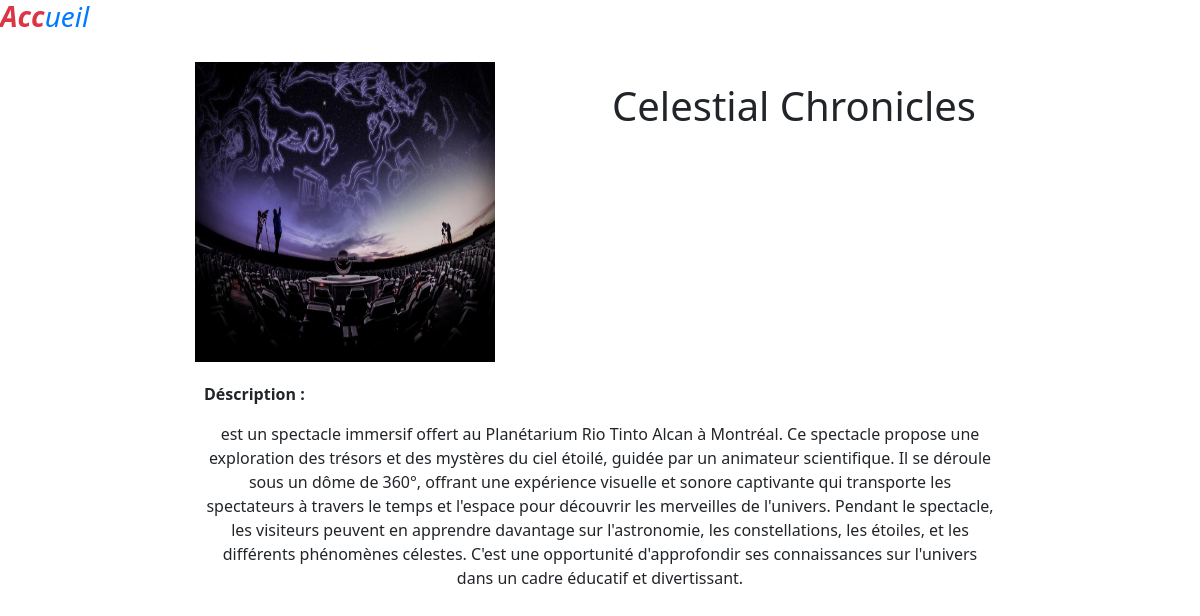
/Espace_membre/controleur/Description_night.php?id=1, run on the app's committed database.
### tables this page shows
CREATE TABLE IF NOT EXISTS `night_act` (
  `id` int NOT NULL AUTO_INCREMENT,
  `titre` varchar(255) NOT NULL,
  `texte` varchar(1200) NOT NULL,
  `image` varchar(255) NOT NULL,
  PRIMARY KEY (`id`)
);

### Espace_membre/controleur/Description_night.php (the view, shortened to what this page needs)
<?php
 include('../../autre/bdd.php');
$id = $_GET["id"];
?>
<!DOCTYPE html>
<html lang="en">
<head>
  <link href="https://cdn.jsdelivr.net/npm/bootstrap@5.2.3/dist/css/bootstrap.min.css" rel="stylesheet">
  <link rel="stylesheet" href="https://cdnjs.cloudflare.com/ajax/libs/font-awesome/6.4.0/css/all.min.css" />
</head>
<body>
<h3 class="masthead-brand"><a href="../../Espace_membre/controleur/accueil_c.php" style="color:#fff;"> <i style="color:#dc3545; font-weight:bold;"> Acc</i><i style="color:#007bff; font-dark:bold;">ueil</i></a></h3>
<?php
$sql = "SELECT * FROM night_act WHERE id = :id";
$stmt = $bdd->prepare($sql);
$stmt->bindParam(':id', $id);
$stmt->execute();
$results = $stmt->fetchAll(PDO::FETCH_ASSOC);
foreach ($results as $row) {
?>
    <article class="row">
        <div class="col-sm-5 offset-sm-1">
            <p style="text-align:center; margin:20px;">
                <img src="../../images/produits/<?php echo $row['image']; ?>" width=300 height= 300>
            </p>
        </div>
        <div class="col-sm-6" style="margin-top:40px;">
            <h1><?php echo $row['titre']; ?></h1>
        </div>
        <div class="col-sm-8 offset-sm-2">
            <p style="font-weight: 900;">Déscription :</p>
            <p style="text-align:center;"> <?php echo $row['texte'];?></p>
        </div>
    </article>
  <?php  }
?>
</body>
</html>

### data on the page
night_act: image (picture), titre "Celestial Chronicles", texte "est un spectacle immersif offert au Planétarium Rio Tinto Alcan à Montréal. Ce spectacle propose une exploration des trésors et des mystères du ciel étoilé, guidée par un animateur scientifique. Il se déroule sous un dôme de 360°, offrant une expérience visuelle et sonore captivante qui transporte les spectateurs à travers le temps et l'espace pour découvrir les merveilles de l'univers. Pendant le spectacle, les visiteurs peuvent en apprendre davantage sur l'astronomie, les constellations, les étoiles, et les différents phénomènes célestes. C'est une opportunité d'approfondir ses connaissances sur l'univers dans un cadre éducatif et divertissant."
